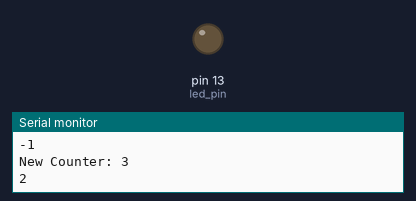
This sketch was run on a simulated Arduino Uno, built with avr-gcc and run on an emulated ATmega328P. On the bench: output pins drawn as LEDs (lit = HIGH), the last lines printed to the serial monitor. Random numbers use the default seed unless the sketch sets one.

Above: at 0.3 s.
At 25.3 s:
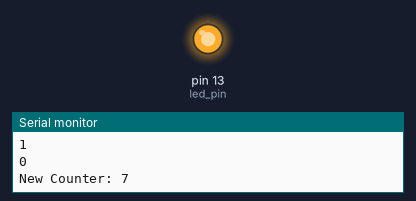
Timing chart, 0 to 40.0 s (numbered marks = the images above):
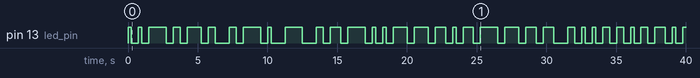

Measured:
- by itself, pin 13 (led_pin): LOW → HIGH at 0.00 s, → LOW 0.25 s later, → HIGH 0.50 s later, → LOW 0.25 s later, … (67 changes in this stretch)

The sketch:

Counter_BlinkRandom.ino
```cpp
int led_pin = LED_BUILTIN;
int button_pin = 15;

int counter = 0;

void setup() {
  // initialize digital pin LED_BUILTIN as an output.
  pinMode(led_pin, OUTPUT);
  pinMode(button_pin, INPUT);
  Serial.begin(9600);
}

void loop() {
  counter = counter - 1;
  Serial.println(counter);

  if(counter<=0) {
    counter = random(2, 8); // roll a number from 2 to 7;
    Serial.print("New Counter: ");
    Serial.println(counter);
  }

  if (counter > 2) {
    digitalWrite(led_pin, HIGH);  // turn the LED on (HIGH is the voltage level)
  } else {
    digitalWrite(led_pin,LOW);  // turn the LED off by making the voltage LOW
  }

  delay(250);                      // wait for 250 milliseconds!
}
```
